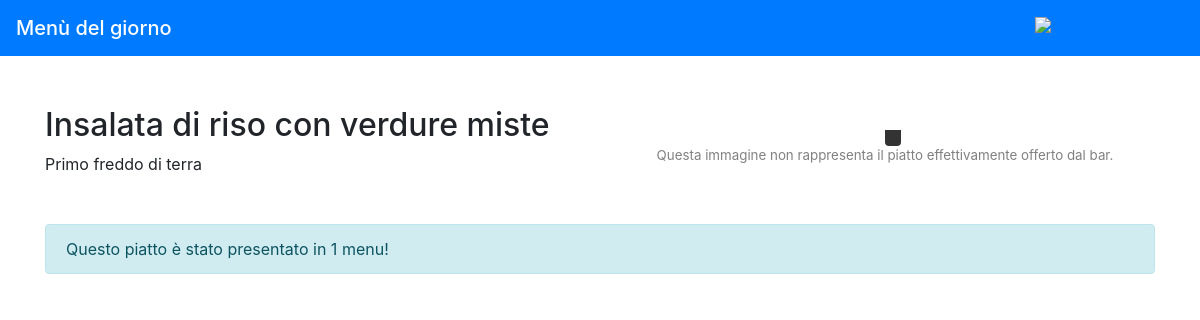
The app's page /web/course/5/ with its own data.
### app/models.py (models this page shows)
class Course(PolymorphicModel):
    name = models.CharField(max_length=30, unique=True)
    notes = models.TextField(max_length=2048, null=True)
    def __str__(self):
        return self.name.capitalize()

class FirstCourse(Course):
    contentType = models.CharField(max_length=1, choices=FIRST_CONTENT_TYPES)
    cookingType = models.CharField(max_length=1, choices=FIRST_COOKING_TYPES)
    def description(self):
        dish_notes = "Primo %s di %s\n" % (self.get_cookingType_display().lower(),
                                           self.get_contentType_display().lower())
        return dish_notes

### web/views.py (the view)
# urls.py: path(r'course/<int:pk>/', views.course_view, name='course_view'),
def course_view(request, pk):
    course = get_object_or_404(Course, pk=pk)
    repeat_count = ContentMenu.objects.filter(course=course).count()
    return render(request, 'course_view.html', {'course': course, 'count': repeat_count})

### web/templates/course_view.html (shortened to what this page needs)
{% extends 'base.html' %}
{% load humanize %}
{% load l10n %}
{% block content %}
    <div class="row">
        <div class="col-sm-12 col-md-6">
            <h2>{{ course }}</h2>
            <div>{{ course.description }}</div>
        </div>
        <div class="col-sm-12 col-md-6 text-center">
            <div id="image-container" class="mt-3">
                <a id="image-caption" class="p-2 rounded-bottom"></a>
            </div>
            <div id="info-image">
                Questa immagine non rappresenta il piatto effettivamente offerto dal bar.
            </div>
        </div>
    </div>
    <div class="alert alert-info mt-5" role="alert">
        Questo piatto è stato presentato in {{ count }} menu!
    </div>
{% endblock %}

### web/static/course_view.css (style rules this page uses)
#image-container { position: relative; display: inline-block; }
#image-caption { position: absolute; bottom: 0px; left: 0px; right: 0px; color: white; background-color: rgba(0, 0, 0, 0.8); }
#info-image { font-size: 10pt; color: gray; }

### records on screen
Course: name "Insalata di riso con verdure miste"
FirstCourse: description "Primo freddo di terra"

### other values on screen
{{ count }} "1"
